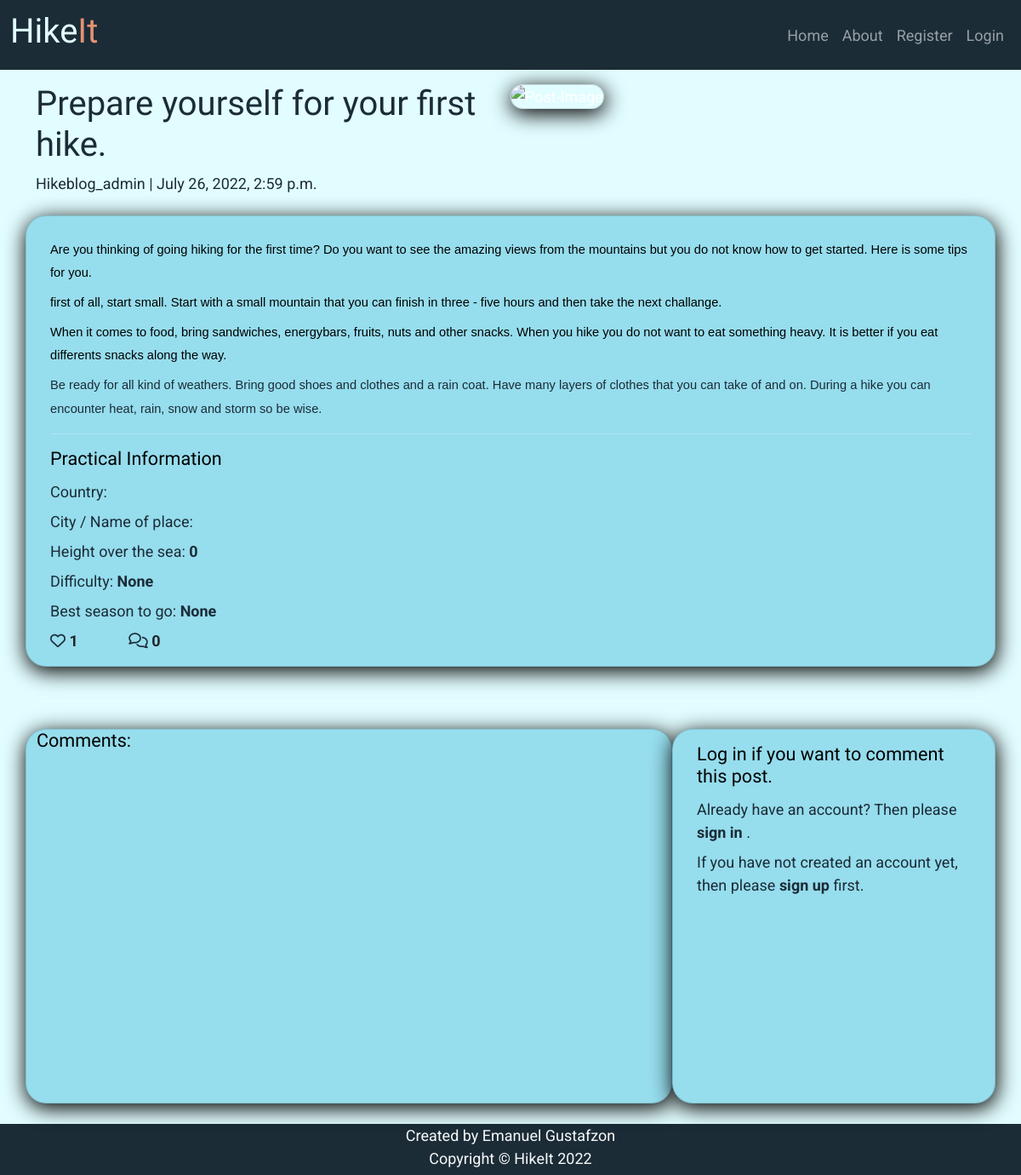
/prepare-yourself-for-your-first-hike/, run on the app's committed database.
### blog/models.py (models this page shows, shortened)
class Post(models.Model):
    title = models.CharField(max_length=200, unique=True)
    slug = models.SlugField(max_length=200, unique=True)
    author = models.ForeignKey(
        User, on_delete=models.CASCADE, related_name='blog_posts')
    featured_image = CloudinaryField('image', default='placeholder')
    content = models.TextField()
    country = models.CharField(max_length=50, blank=True)
    city_name_of_place = models.CharField(max_length=50, blank=True)
    height_over_sea = models.IntegerField(blank=True, default=0)
    DIFFICULTY_CHOICES = [
        ('hard', 'hard'),
        ('medium', 'medium'),
        ('easy', 'easy'),
        ]
    difficulty_level = models.CharField(
        max_length=20,
        choices=DIFFICULTY_CHOICES,
        blank=True,
        null=True
    )
    SEASON_CHOICES = [
        ('January - Mars', 'January - Mars'),
        ('April - June', 'April - June'),
        ('July - September', 'July - September'),
        ('October - December', 'October - December'),
        ]
    best_season = models.CharField(
        max_length=20,
        choices=SEASON_CHOICES,
        null=True,
        blank=True
    )
    updated_on = models.DateTimeField(auto_now=True)
    created_on = models.DateTimeField(auto_now_add=True)
    status = models.IntegerField(choices=STATUS, default=0)
    likes = models.ManyToManyField(
        User, related_name='blogpost_like', blank=True)
    class Meta:
        ordering = ['-created_on']
    def number_of_likes(self):
        return self.likes.count()

### blog/views.py (the view, shortened to what this page needs)
# urls.py: path('<slug:slug>/', views.PostDetail.as_view(), name='post_detail'),
class PostDetail(View):
    def get(self, request, slug, *args, **kwargs):
        queryset = Post.objects.filter(status=1)
        post = get_object_or_404(queryset, slug=slug)
        comments = post.comments.filter(approved=True).order_by("-created_on")
        liked = False
        if post.likes.filter(id=self.request.user.id).exists():
            liked = True
        return render(
            request,
            "post_detail.html",
            {
                "post": post,
                "comments": comments,
                "commented": False,
                "liked": liked,
                "comment_form": CommentForm(),
            },
        )

### templates/post_detail.html (shortened to what this page needs)
{% extends 'base.html' %}
{% block content %}
{% load crispy_forms_tags %}
<div class="masthead">
    <div class="container">
        <div class="row g-0 mt-3 top ">
            <div class="col-md-6 col-lg-6 masthead-text d-flex flex-column justify-content-center ">
                <h1 class="post-title">{{ post.title }}</h1>
                <p class="post-subtitle">{{ post.author }} | {{ post.created_on }}</p>
            </div>
            <div class=" col-md-6 col-lg-6 masthead-image">
                <img class="post-detail-image img-fluid max-width:100%;" src=" {{ post.featured_image.url }}" alt="Post-Image">
            </div>
        </div>
    </div>
</div>
<div class="container">
    <div class="row">
        <div class="col card mb-4  mt-3 left  top">
            <div class="card-post-detail">
                <p class="card-text ">
                    {{ post.content | safe }}
                </p>
                <hr>
                <h3>Practical Information</h3>
                    <p>Country: <strong>{{ post.country | safe }}</strong></p>
                    <p>City / Name of place: <strong>{{ post.city_name_of_place | safe }}</strong></p>
                    <p>Height over the sea: <strong>{{ post.height_over_sea | safe }}</strong></p>
                    <p>Difficulty: <strong>{{ post.difficulty_level | safe }}</strong></p>
                    <p>Best season to go: <strong>{{ post.best_season | safe }}</strong></p>
                <div class="row">
                    <div class="col-2 col-lg-1">
                        <strong>
                            {% if user.is_authenticated %}
                            <form class="d-inline" action="{% url 'post_like' post.slug %}" method="POST">
                                {% csrf_token %}
                                {% if liked %}
                                <button type="submit" name="blogpost_id" value="{{post.slug}}" class="btn-like"><i class="fas fa-heart"></i></i></button>
                                {% else %}
                                <button type="submit" name="blogpost_id" value="{{post.slug}}" class="btn-like"><i class="far fa-heart"></i></button>
                                {% endif %}
                            </form>
                            {% else %}
                            <span class="text-secondary"><i class="far fa-heart"></i></span>
                            {% endif %}
                        <span class="text-dark">{{ post.number_of_likes }} </span>
                        </strong>
                    </div>
                    <div class="col-1">
                        {% with comments.count as total_comments %}
                        <strong class="text-dark"><i class="far fa-comments"></i>
                            {{ total_comments }}</strong>
                        {% endwith %}
                    </div>
                </div>
            </div>
        </div>
    </div>
    <div class="row">
        <div class="col">
            <hr>
        </div>
    </div>
    <div class="row">
        <div class="col-md-8 card mb-4  mt-3 ">
            <h3>Comments:</h3>
            <div class="card-post-detail">
            </div>
        </div>
        <div class="col-md-4 card mb-4 mt-3 ">
            <div class="card-post-detail">
                {% if commented %}
                <div class="alert alert-success {{ message.tags }} alert-dismissible fade show" id="msg" role="alert">
                    Your comment is awaiting approval
                    <button type="button" class="btn-close" data-bs-dismiss="alert" aria-label="Close"></button>
                </div>
                <h3>Leave a comment:</h3>
                <p>Posting as: {{ user.username }}</p>
                <form method="post">
                    {{ comment_form | crispy }}
                    {% csrf_token %}
                    <button type="submit" class="button">Submit</button>
                </form>
                {% else %}
                {% if user.is_authenticated %}
                <h3>Leave a comment:</h3>
                <p>Posting as: {{ user.username }}</p>
                <form method="post">
                    {{ comment_form | crispy }}
                    {% csrf_token %}
                    <button type="submit" class="button">Submit</button>
                </form>
                {% else %}
                <h3>Log in if you want to comment this post.</h3>
                <p>Already have an account? Then please <a href="https://myhikeblog.herokuapp.com/accounts/login/"> <strong>sign in</strong> </a>.</p>
                <p>If you have not created an account yet, then please <a href="https://myhikeblog.herokuapp.com/accounts/signup/"> <strong> sign up </strong></a> first.</p>
                {% endif %}
                {% endif %}
            </div>
        </div>
    </div>
</div>
{%endblock%}

### static/css/style.css (style rules this page uses)
body { font-family: "Roboto", sans-serif; font-size: 18px; background-color: #E2FDFF; color: white; min-height: 100vh; }
.card { position: relative; display: flex; flex-direction: column; word-wrap: break-word; background-color: #96DDED; box-shadow: 1px 5px 25px 1px black; background-clip: border-box; border: 1px solid rgba(0,0,0,.125); border-radius: 1.5rem; height:auto; }
.card-post-detail { min-height: 400px; flex: 1 1 auto; padding: 1rem 1rem; }
span { color: #1B2C37; }
a { color: #1B2C37; text-decoration: none; }
h1 { color: #1B2C37; font-family:'kalam'; }
h2, h3, h4 { font-size: 120%; color: black; font-family:'kalam'; margin-bottom: 0.75rem; }
p { color: #1B2C37; margin-bottom: 0.5rem; }
i { color: #1B2C37; }
.post-detail-image { border-radius: 20px; box-shadow: 1px 5px 25px 1px black; border: 1px solid rgba(0,0,0,.125); }

### data on the page
Post: title "Prepare yourself for your first hike.", author "Hikeblog_admin", created_on "July 26, 2022, 2:59 p.m.", content "Are you thinking of going hiking for the first time? Do you want to see the amazing views from the mountains but you do not know how to get started. Here is some tips for you. first of all, start small. Start with a small mountain that you can finish in three - five hours and then take the next challange. When it comes to food, bring sandwiches, energybars, fruits, nuts and other snacks. When you hike you do not want to eat something heavy. It is better if you eat differents snacks along the way. Be ready for all kind of weathers. Bring good shoes and clothes and a rain coat. Have many layers of clothes that you can take of and on. During a hike you can encounter heat, rain, snow and storm…", height_over_sea "0", difficulty_level "None", best_season "None", number_of_likes "1"

### other printed values
{{ total_comments }} "0"
